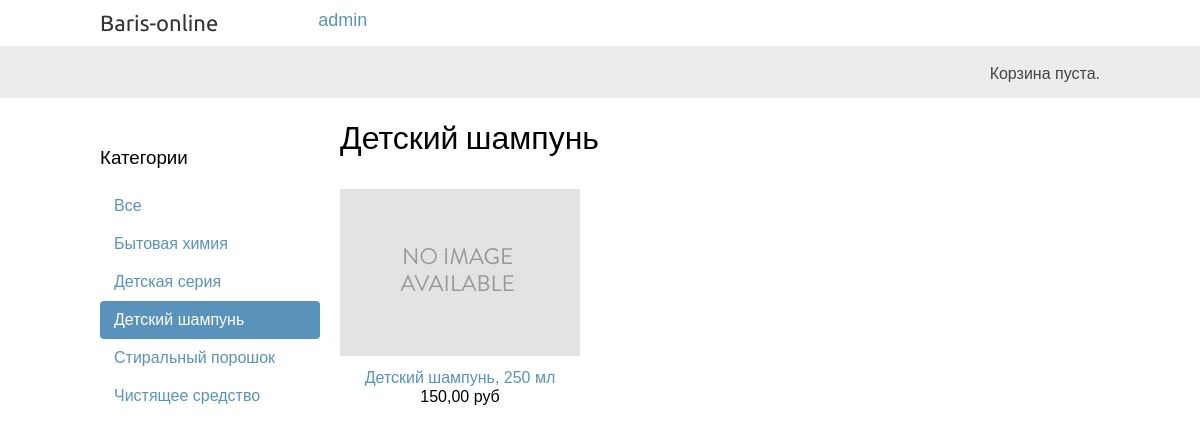
The page /catalog/detskij-shampun/ on the database its author committed.
### catalog/models.py (models this page shows, shortened)
class Category(models.Model):
    name = models.CharField(max_length=200)
    slug = models.CharField(max_length=200,
                            unique=True)
    parent = models.ForeignKey('self',
                               blank=True,
                               null=True,
                               related_name='children',
                               on_delete=models.CASCADE)
    class Meta:
        unique_together = ('parent', 'name')
        ordering = ['name']
        indexes = [
            models.Index(fields=['name']),
        ]
        verbose_name = 'Категория'
        verbose_name_plural = 'Категории'
    def get_absolute_url(self):
        return reverse('catalog:product_list_by_category',
                       args=[self.slug])

### product/models.py (models this page shows, shortened)
class Product(models.Model):
    category = models.ForeignKey(Category,
                                 related_name='products',
                                 on_delete=models.CASCADE)
    name = models.CharField(max_length=200)
    slug = models.CharField(max_length=200)
    image = models.ImageField(upload_to='products/%Y/%m/%d',
                              blank=True)
    description = models.TextField(blank=True)
    price = models.DecimalField(max_digits=10,
                                decimal_places=2)
    brand = models.CharField(max_length=100, null = True)
    manufacturer = models.CharField(max_length=100, null = True)
    stock = models.PositiveIntegerField()
    available = models.BooleanField(default=True)
    created = models.DateTimeField(auto_now_add=True)
    updated = models.DateTimeField(auto_now=True)
    class Meta:
        ordering = ['name']
        indexes = [
            models.Index(fields=['id', 'slug']),
            models.Index(fields=['name']),
            models.Index(fields=['-created']),
        ]
        verbose_name = 'Товар'
        verbose_name_plural = 'Товары'
    def get_absolute_url(self):
        return reverse('product:product_detail',
                       args=[self.id, self.slug])

### catalog/views.py (the view)
# urls.py: path('', views.product_list, name='product_list'),
def product_list(request, category_slug=None):
    category = None
    categories = Category.objects.all()
    products = Product.objects.filter(available=True)
    if category_slug:
        category = get_object_or_404(Category,
                                     slug=category_slug)
        products = products.filter(category=category)
    return render(request,
                  'catalog/list.html',
                  {'category': category,
                   'categories': categories,
                   'products': products})

### catalog/templates/catalog/list.html (shortened to what this page needs)
{% extends "base/base.html" %}
{% load static %}
{% block content %}
    <div id="sidebar">
        <h3>Категории</h3>
        <ul>
            <li {% if not category %}class="selected"{% endif %}>
                <a href="{% url "catalog:product_list" %}">Все</a>
            </li>
            {% for c in categories %}
                <li {% if category.slug == c.slug %}class="selected"{% endif %}>
                    <a href="{{ c.get_absolute_url }}">{{ c.name }}</a>
                </li>
            {% endfor %}
        </ul>
    </div>
    <div id="main" class="product-list">
        <h1>{% if category %}{{ category.name }}{% else %}Товары{% endif %}</h1>
        {% for product in products %}
            <div class="item">
                <a href="{{ product.get_absolute_url }}">
                    <img src="{% if product.image %}{{ product.image.url }}{% else %}{% static "img/no_image.png" %}{% endif %}" alt="image">
                </a>
                <a href="{{ product.get_absolute_url }}">{{ product.name }}</a>
                <br>
                {{ product.price }} руб
            </div>
        {% endfor %}
    </div>
{% endblock  %}

### static/css/base.css (style rules this page uses)
body { margin:0; padding:0; font-family:helvetica, sans-serif; }
h1, h2, h3, h4, h5 , h6 { font-family: 'Ubuntu', sans-serif; font-weight:normal; }
a { text-decoration:none; color:#5993bb; }
#sidebar { width:220px; padding:30px 20px 0 0; float:left; }
#sidebar ul { margin:0; padding:0; }
#sidebar ul li { margin:0; list-style:none; padding:10px 14px; }
#sidebar ul li a { display:block; }
#sidebar ul li.selected { background:#5993bb; border-radius:4px; }
#sidebar ul li.selected a { color:#fff; }
#main { float:left; width: 96%; margin-right:-220px; overflow:hidden; }
.product-list .item { width:25%; padding:10px 20px 10px 0; float:left; text-align:center; line-height:1.2; }
.product-list .item img { width:100%; margin-bottom:8px; }

### rows shown on the page
Category: name "Бытовая химия"
Category: name "Детская серия"
Category: name "Детский шампунь"
Category: name "Стиральный порошок"
Category: name "Чистящее средство"
Product: name "Детский шампунь, 250 мл", price "150,00"
